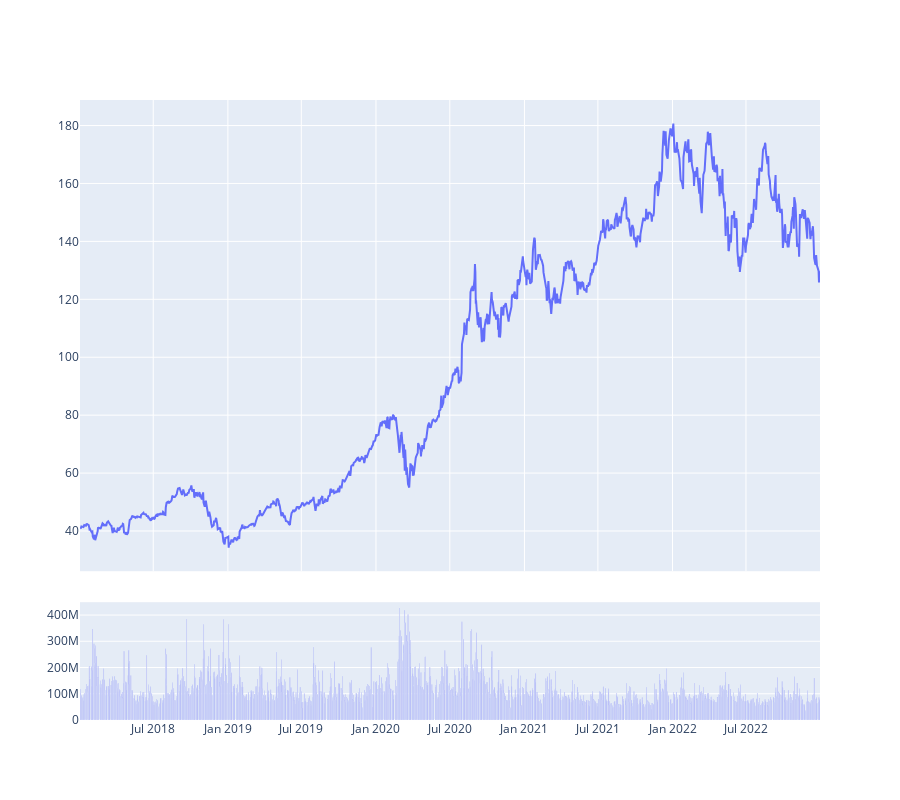

The cell this chart's notebook holds for it:
### Code cell
plot_line(aapl_history)

### Figure 1 — Plotly figure (JSON) as saved in the notebook; plotly's stock layout.template omitted (floating-point values rounded to 4 significant figures; data arrays with more than 128 entries replaced by an {"elided": "..."} marker saying what was removed)
{"data": [{"type": "scatter", "x": {"elided": "1259 str values"}, "xaxis": "x", "y": {"elided": "1259 float values"}, "yaxis": "y"}, {"marker": {"color": "blue"}, "type": "bar", "x": {"elided": "1259 str values"}, "xaxis": "x2", "y": {"elided": "1259 int values"}, "yaxis": "y2"}], "layout": {"height": 800, "hovermode": "x", "showlegend": false, "xaxis": {"anchor": "y", "domain": [0, 1], "matches": "x2", "rangeslider": {"visible": false}, "showticklabels": false}, "xaxis2": {"anchor": "y2", "domain": [0, 1]}, "yaxis": {"anchor": "x", "domain": [0.24, 1]}, "yaxis2": {"anchor": "x2", "domain": [0, 0.19]}}}
